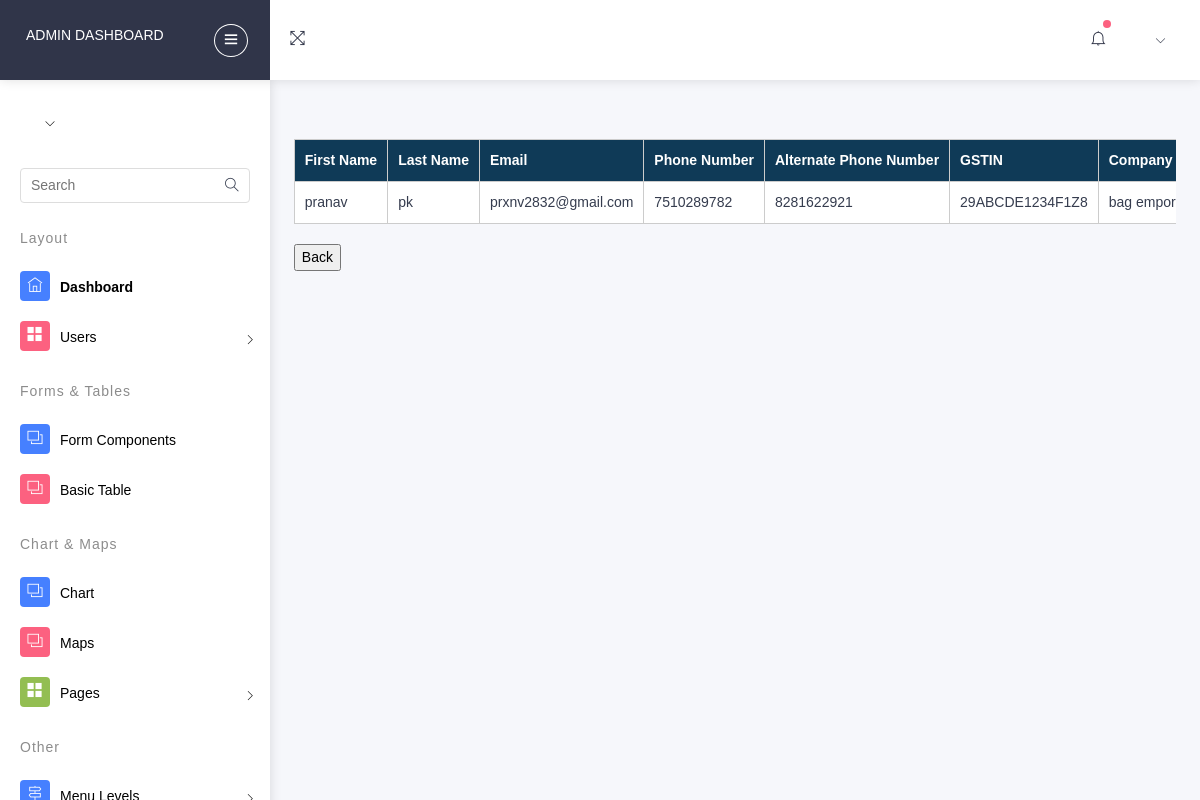
Screenshot of /myauth/sellviews/ with the database file from the repository.
### myauth/models.py (models this page shows, shortened)
class SellerProfile(models.Model):
    user = models.OneToOneField(User, on_delete=models.CASCADE)
    phone = models.CharField(max_length=15, unique=True)
    alt_phone = models.CharField(max_length=12, unique=True)
    profile_picture = models.ImageField(upload_to='profile_pictures/', null=True, blank=True)
    gst = models.CharField(max_length=15)
    company_name = models.CharField(max_length=100)
    country = models.CharField(max_length=100)
    pincode = models.CharField(max_length=6)
    state = models.CharField(max_length=50)
    city = models.CharField(max_length=50)
    address = models.CharField(max_length=255)
    is_approved = models.BooleanField(default=False)
    incorporation_certificate = models.FileField(upload_to='incorporation_certificates/', null=True, blank=True)

class User(AbstractUser):
    class Role(models.TextChoices):
        ADMIN="ADMIN",'Admin'
        CUSTOMER="CUSTOMER",'Customer'
        DELIVERYBOY="DELIVERYBOY",'deliveryboy'
        SELLER="SELLER",'Seller'
    role = models.CharField(max_length=50,choices=Role.choices)

### myauth/views.py (the view)
# urls.py: path('sellviews/',views.sellviews,name='sellviews'),
def sellviews(request):
    user_profiles = SellerProfile.objects.filter(user__role='SELLER')
    context = {'user_profiles': user_profiles}
    return render(request, 'seller_viewss.html', context)

### templates/seller_viewss.html (shortened to what this page needs)
{% load static %}
<!DOCTYPE html>
<html lang="en">
<head>
      <link rel="stylesheet" type="text/css" href="{% static 'assetsss/css/bootstrap/css/bootstrap.min.css' %}">
      <link rel="stylesheet" type="text/css" href="{% static 'assetsss/icon/themify-icons/themify-icons.css' %}">
      <link rel="stylesheet" type="text/css" href="{% static 'assetsss/icon/icofont/css/icofont.css' %}">
      <link rel="stylesheet" type="text/css" href="{% static 'assetsss/css/style.css' %}">
      <link rel="stylesheet" type="text/css" href="{% static 'assetsss/css/jquery.mCustomScrollbar.css' %}">
  </head>
  <body>
    <div id="pcoded" class="pcoded">
        <div class="pcoded-container navbar-wrapper">
            <nav class="navbar header-navbar pcoded-header">
                <div class="navbar-wrapper">
                    <div class="navbar-logo">
                        <a class="mobile-menu" id="mobile-collapse" href="#!">
                            <i class="ti-menu"></i>
                        </a>
                        <a href="http://127.0.0.1:8000/myauth/adminreg/">
                            <h6>Admin Dashboard</h6>
                        </a>
                    </div>
                    <div class="navbar-container container-fluid">
                        <ul class="nav-left">
                            <li>
                                <a href="#!" onclick="javascript:toggleFullScreen()">
                                    <i class="ti-fullscreen"></i>
                                </a>
                            </li>
                        </ul>
                        <ul class="nav-right">
                            <li class="header-notification">
                                <a href="#!">
                                    <i class="ti-bell"></i>
                                    <span class="badge bg-c-pink"></span>
                                </a>
                            </li>
                            <li class="user-profile header-notification">
                                <a href="#!">
                                    <i class="ti-angle-down"></i>
                                </a>
                            </li>
                        </ul>
                    </div>
                </div>
            </nav>
            <div class="pcoded-main-container">
                <div class="pcoded-wrapper">
                    <nav class="pcoded-navbar">
                        <div class="pcoded-inner-navbar main-menu">
                            <div class="">
                                <div class="main-menu-header">
                                    <div class="user-details">
                                        <span id="more-details"><i class="ti-angle-down"></i></span>
                                    </div>
                                </div>
                            </div>
                            <div class="pcoded-search">
                                <div class="pcoded-search-box ">
                                    <input type="text" placeholder="Search">
                                    <span class="search-icon"><i class="ti-search" aria-hidden="true"></i></span>
                                </div>
                            </div>
                            <div class="pcoded-navigatio-lavel" data-i18n="nav.category.navigation">Layout</div>
                            <ul class="pcoded-item pcoded-left-item">
                                <li class="active">
                                    <a href="http://127.0.0.1:8000/myauth/adminreg/">
                                        <span class="pcoded-micon"><i class="ti-home"></i><b>D</b></span>
                                        <span class="pcoded-mtext" data-i18n="nav.dash.main">Dashboard</span>
                                    </a>
                                </li>
                                <li class="pcoded-hasmenu">
                                    <a href="javascript:void(0)">
                                        <span class="pcoded-micon"><i class="ti-layout-grid2-alt"></i></span>
                                        <span class="pcoded-mtext"  data-i18n="nav.basic-components.main">Users</span>
                                    </a>
                                        </li>
                                    </ul>
                            <div class="pcoded-navigatio-lavel" data-i18n="nav.category.forms">Forms &amp; Tables</div>
                            <ul class="pcoded-item pcoded-left-item">
                                <li>
                                    <a href="form-elements-component.html">
                                        <span class="pcoded-micon"><i class="ti-layers"></i><b>FC</b></span>
                                        <span class="pcoded-mtext" data-i18n="nav.form-components.main">Form Components</span>
                                    </a>
                                </li>
                                <li>
                                    <a href="bs-basic-table.html">
                                        <span class="pcoded-micon"><i class="ti-layers"></i><b>FC</b></span>
                                        <span class="pcoded-mtext" data-i18n="nav.form-components.main">Basic Table</span>
                                    </a>
                                </li>
                            </ul>
                            <div class="pcoded-navigatio-lavel" data-i18n="nav.category.forms">Chart &amp; Maps</div>
                            <ul class="pcoded-item pcoded-left-item">
                                <li>
                                    <a href="chart.html">
                                        <span class="pcoded-micon"><i class="ti-layers"></i><b>FC</b></span>
                                        <span class="pcoded-mtext" data-i18n="nav.form-components.main">Chart</span>
                                    </a>
                                </li>
                                <li>
                                    <a href="map-google.html">
                                        <span class="pcoded-micon"><i class="ti-layers"></i><b>FC</b></span>
                                        <span class="pcoded-mtext" data-i18n="nav.form-components.main">Maps</span>
                                    </a>
                                </li>
                                <li class="pcoded-hasmenu">
                                    <a href="javascript:void(0)">
                                        <span class="pcoded-micon"><i class="ti-layout-grid2-alt"></i></span>
                                        <span class="pcoded-mtext"  data-i18n="nav.basic-components.main">Pages</span>
                                    </a>
                                </li>
                            </ul>
                            <div class="pcoded-navigatio-lavel" data-i18n="nav.category.other">Other</div>
                            <ul class="pcoded-item pcoded-left-item">
                                <li class="pcoded-hasmenu ">
                                    <a href="javascript:void(0)">
                                        <span class="pcoded-micon"><i class="ti-direction-alt"></i><b>M</b></span>
                                        <span class="pcoded-mtext" data-i18n="nav.menu-levels.main">Menu Levels</span>
                                    </a>
                                </li>
                            </ul>
                        </div>
                    </nav>
                    <div class="pcoded-content">
                        <div class="pcoded-inner-content">
                            <div class="main-body">
                                <div class="page-wrapper">
                                    <div class="page-body">
                                        <div class="row">
                                            <!DOCTYPE html>
                                            <html>
                                            <head>
                                            </head>
                                            <body>
                                                <div class="table-container">
                                                    <table>
                                                        <thead>
                                                            <tr>
                                                                <th>First Name</th>
                                                                <th>Last Name</th>
                                                                <th>Email</th>
                                                                <th>Phone Number</th>
                                                                <th>Alternate Phone Number</th>
                                                                <th>GSTIN</th>
                                                                <th>Company Name</th>
                                                            </tr>
                                                        </thead>
                                                        <tbody>
                                                            {% for user_profile in user_profiles %}
                                                            <tr>
                                                                <td>{{ user_profile.user.first_name }}</td>
                                                                <td>{{ user_profile.user.last_name }}</td>
                                                                <td>{{ user_profile.user.email }}</td>
                                                                <td>{{ user_profile.phone }}</td>
                                                                <td>{{ user_profile.alt_phone }}</td>
                                                                <td>{{ user_profile.gst }}</td>
                                                                <td>{{ user_profile.company_name }}</td>
                                                            </tr>
                                                            {% endfor %}
                                                        </tbody>
                                                    </table>
                                                </div>
                                                <div class="button-container">
                                                    <a href="http://127.0.0.1:8000/myauth/sellerr/">
                                                        <button class="button">Back</button>
                                                    </a>
                                                </div>
                                            </body>
                                            </html>
</body>
</html>

### templates/seller_viewss.html (style rules this page uses)
body { font-family: Arial, sans-serif; background-color: #f0f0f0; margin: 0; padding: 0; }
table { width: 80%; margin: 20px auto; border-collapse: collapse; background-color: #fff; float: left; }
th, td { border: 1px solid #ccc; padding: 10px; text-align: left; }
th { background-color: #0f3a57; color: #fff; }
.navbar { overflow: hidden; background-color: #333; }
.navbar a { float: right; display: block; color: white; text-align: center; padding: 14px 16px; text-decoration: none; }
.button-container { text-align: right; float: left; }
.table-container { max-height: 400px; overflow: auto; }

### rows the page displays
SellerProfile: user.first_name "pranav", user.last_name "pk", user.email "prxnv2832@gmail.com", phone "7510289782", alt_phone "8281622921", gst "29ABCDE1234F1Z8", company_name "bag…"
